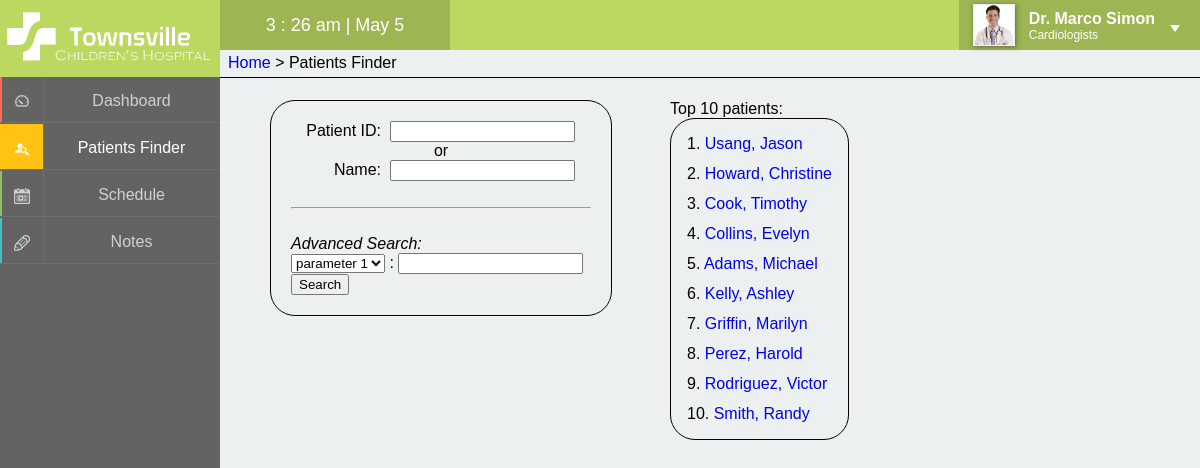
The page /pages/patientsfinder.php (signed in) on the database as committed earlier.
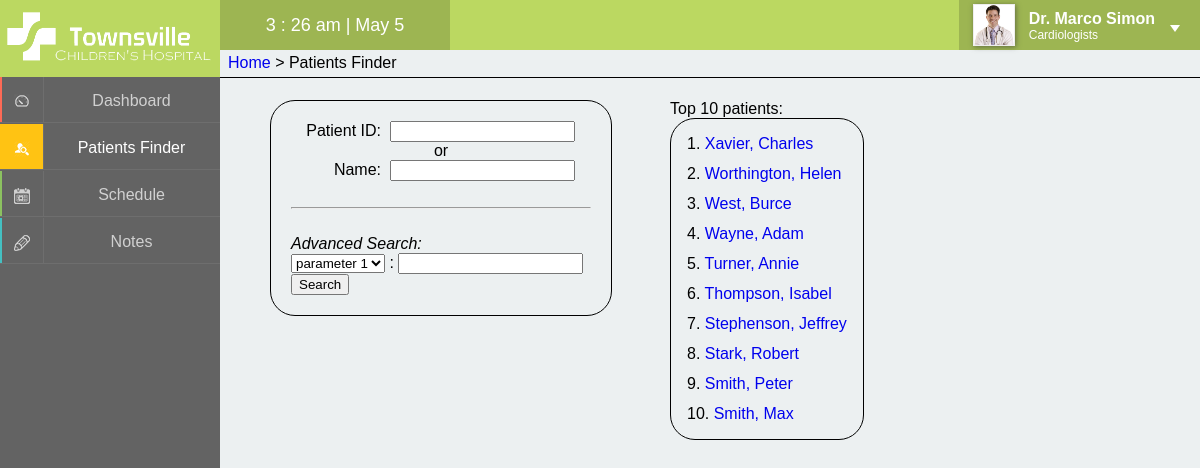
The same page on the database as committed later.
### tables this page shows
CREATE TABLE IF NOT EXISTS `patients` (
  `patientID` int(7) unsigned zerofill NOT NULL AUTO_INCREMENT,
  `firstName` varchar(40) NOT NULL,
  `lastName` varchar(40) NOT NULL,
  `DOB` date NOT NULL,
  `bloodType` enum('O+','O-','A+','A-','B+','B-','AB+','AB-') NOT NULL,
  `previousNotes` text,
  `guardianID` int(7) unsigned zerofill DEFAULT NULL,
  PRIMARY KEY (`patientID`),
  KEY `guardianID` (`guardianID`)
);

### pages/patientsfinder.php (the view, shortened to what this page needs)
<?php
	$pageTitle = "Patients Finder";
	$breadcrumb = "<a href='home.php'>Home</a> > " . $pageTitle;
	include '../inc/panel.php';
?>
<div id="box0">
	<div id="box1">
		<form action="searchprocess.php" method="get">
			<label for="patientID">Patient ID: </label>
			<input type="text" name="patientID"><br>
			<center>or</center>
			<label for="name">Name: </label>
			<input type="text" name="name"><br>
			<br>
			<hr>
			<br>
			<i>Advanced Search:</i><br>
			<select>
				<option value="p1">parameter 1</option>
			</select>
			: <input type="text" name="parameter"><br>
			<div id:"button">
			<button type="submit">Search</button>
			</div>
		</form>
	</div>
	<div id="box2">
		Top 10 patients:
		<br>
		<table id="topTen">
			<?php
			$sql = "SELECT patientID, firstName, lastName
					FROM patients
					ORDER BY patientID DESC";
			$result = mysql_query($sql);
			for ($i = 1; $i <= 10; $i++) {
				$row = mysql_fetch_assoc($result);
				echo "<tr>";
					echo "<td>" . $i . ". <a href='patientview.php?patient={$row['patientID']}'>{$row['lastName']}, {$row['firstName']}</a></td>";
				echo "</tr>";
			}
			?>
		</table>
	</div>
</div>
<?php
	include '../inc/footer.php';
?>

Rows that differ between the two databases and show on the page:
no longer on this page (row unchanged): patients: lastName "Usang", firstName "Jason"
no longer on this page (row unchanged): patients: lastName "Howard", firstName "Christine"
no longer on this page (row unchanged): patients: lastName "Cook", firstName "Timothy"
no longer on this page (row unchanged): patients: lastName "Collins", firstName "Evelyn"
no longer on this page (row unchanged): patients: lastName "Adams", firstName "Michael"
no longer on this page (row unchanged): patients: lastName "Kelly", firstName "Ashley"
no longer on this page (row unchanged): patients: lastName "Griffin", firstName "Marilyn"
no longer on this page (row unchanged): patients: lastName "Perez", firstName "Harold"
no longer on this page (row unchanged): patients: lastName "Rodriguez", firstName "Victor"
no longer on this page (row unchanged): patients: lastName "Smith", firstName "Randy"
added patients: lastName "Xavier", firstName "Charles"
added patients: lastName "Worthington", firstName "Helen"
added patients: lastName "West", firstName "Burce"
added patients: lastName "Wayne", firstName "Adam"
added patients: lastName "Turner", firstName "Annie"
added patients: lastName "Thompson", firstName "Isabel"
added patients: lastName "Stephenson", firstName "Jeffrey"
added patients: lastName "Stark", firstName "Robert"
added patients: lastName "Smith", firstName "Peter"
added patients: lastName "Smith", firstName "Max"
